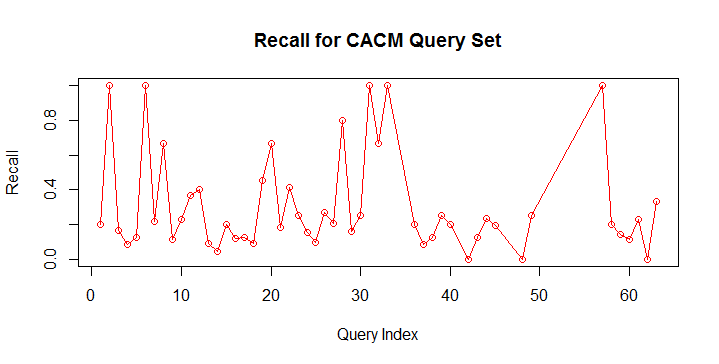

Here is the R script that generated this plot:
recall <- read.csv("Recall.csv", header = TRUE)

plot(recall$Query,recall$Recall,type = "o",col = "red", xlab = "Query Index", ylab = "Recall", 
     main = "Recall for CACM Query Set",  ylim=c(0,1))
